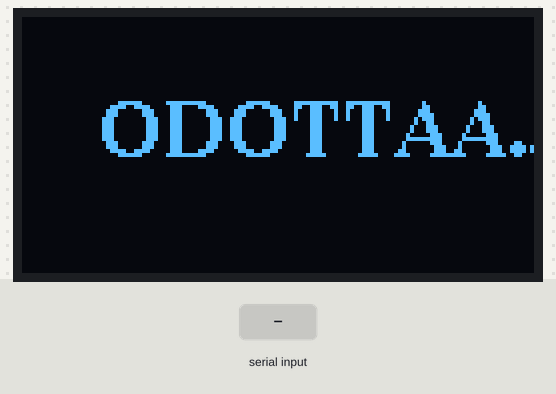
A sketch run on a simulated ESP32. On the bench: 128×64 one-colour display. Inputs (shaded band) come from the test bench. What the sketch prints to the serial monitor is not drawn.

Above: at 1.2 s.
1.3 s: "COUNT:\n" received over the second serial link
At 2.55 s:
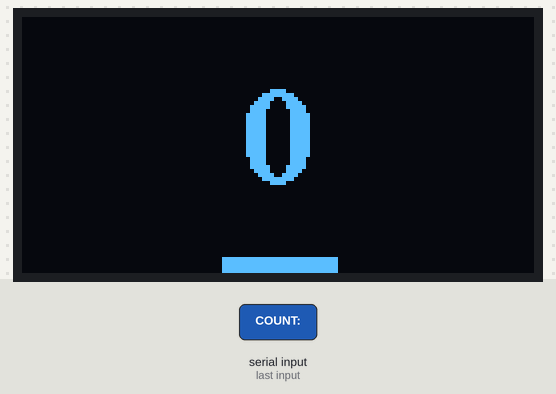
3.0 s: "90,45\n" received over the second serial link
At 3.05 s:
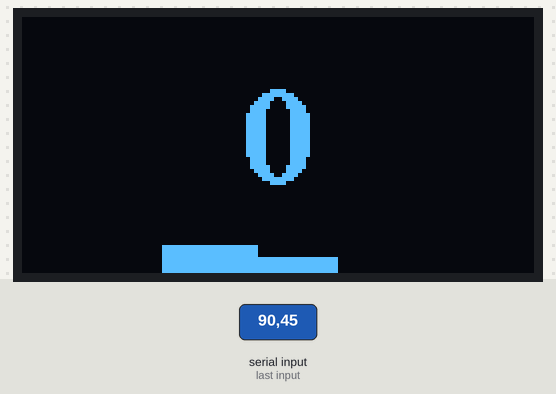

The sketch:

slaveESP.ino
```cpp
/*
 * ESP32 OLED NÄYTTÖYKSIKKÖ - FIX: 9600 BAUD
 * Kytkentä:
 * - OLED SDA -> GPIO 4
 * - OLED SCL -> GPIO 5
 * - RX -> GPIO 16 (Master TX)
 * - GND -> YHTEINEN MAA!
 */

#include <U8g2lib.h>

U8G2_SSD1306_128X64_NONAME_F_HW_I2C u8g2(U8G2_R0, U8X8_PIN_NONE, 5, 4);

float angle = 0;
int nykyinenLuku = -1;
bool dataSaapunut = false;

void setup() {
  Serial.begin(9600); // Debug myös 9600 (muista vaihtaa monitori!)

  // Kommunikaatio Masterin kanssa (RX=16)
  Serial2.begin(9600, SERIAL_8N1, 16, 17);

  u8g2.begin();
  u8g2.setContrast(255);
  u8g2.clearBuffer();
  u8g2.setFont(u8g2_font_ncenB14_tr);
  u8g2.setCursor(20, 35);
  u8g2.print("ODOTTAA...");
  u8g2.sendBuffer();
}

void loop() {
  bool lukuMuuttui = false;

  while (Serial2.available()) {
    String rivi = Serial2.readStringUntil('\n');
    rivi.trim();

    // Debuggaus: Tulosta kaikki mitä tulee ESP32:n sarjaporttiin
    Serial.print("RAW: "); Serial.println(rivi);

    if (rivi.startsWith("COUNT:")) {
      int saatu = rivi.substring(6).toInt();
      if (saatu >= 0 && saatu <= 999 && saatu != nykyinenLuku) {
        nykyinenLuku = saatu;
        lukuMuuttui = true;
        dataSaapunut = true;
      }
    }
  }

  if (dataSaapunut) {
    static uint32_t edPiirto = 0;
    if (lukuMuuttui || millis() - edPiirto > 33) {
      u8g2.clearBuffer();

      u8g2.setFont(u8g2_font_ncenB24_tr);
      char buf[10];
      sprintf(buf, "%d", nykyinenLuku);
      int w = u8g2.getStrWidth(buf);
      u8g2.setCursor((128 - w) / 2, 42);
      u8g2.print(buf);

      angle += 0.08;
      int x = 64 + 30 * cos(angle);
      int y = 48 + 26 * sin(angle);
      u8g2.drawDisc(64, 60, 14, U8G2_DRAW_LOWER_RIGHT | U8G2_DRAW_LOWER_LEFT);
      u8g2.drawDisc(x, y, 12, U8G2_DRAW_ALL);
      u8g2.drawBox(x-12, y-12, 24, 24);
      u8g2.sendBuffer();
      edPiirto = millis();
    }
  }
  delay(10);
}
```

Measured:
- after the input at 1.3 s, the display: first changes at once (image 1 shows a later state)
